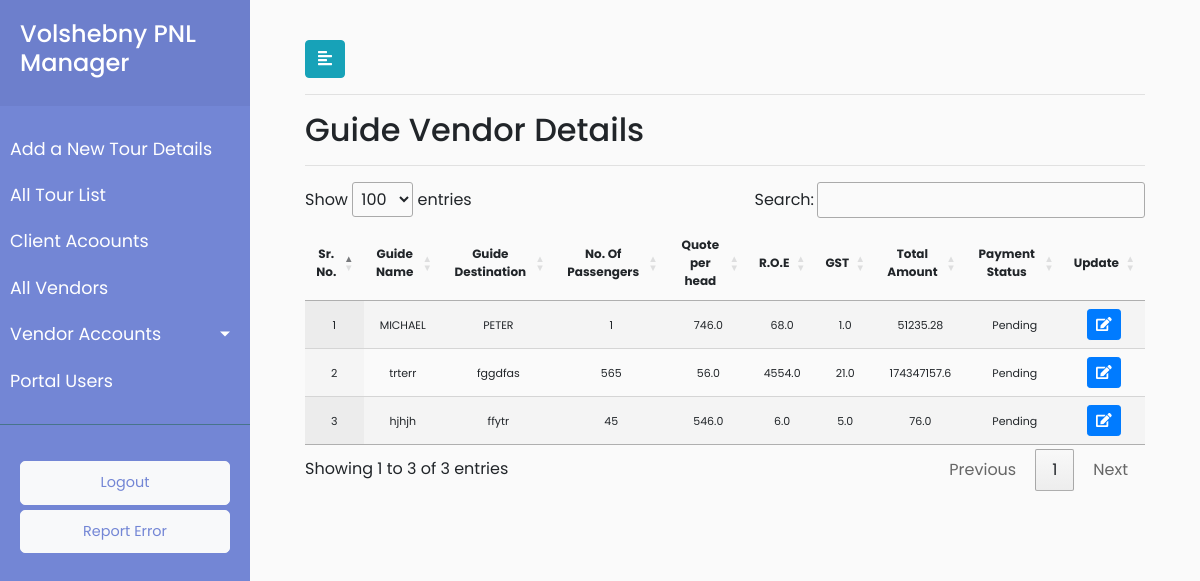
Before: /vendor/details/guide/18/Pending/ (signed in) with the older database file.
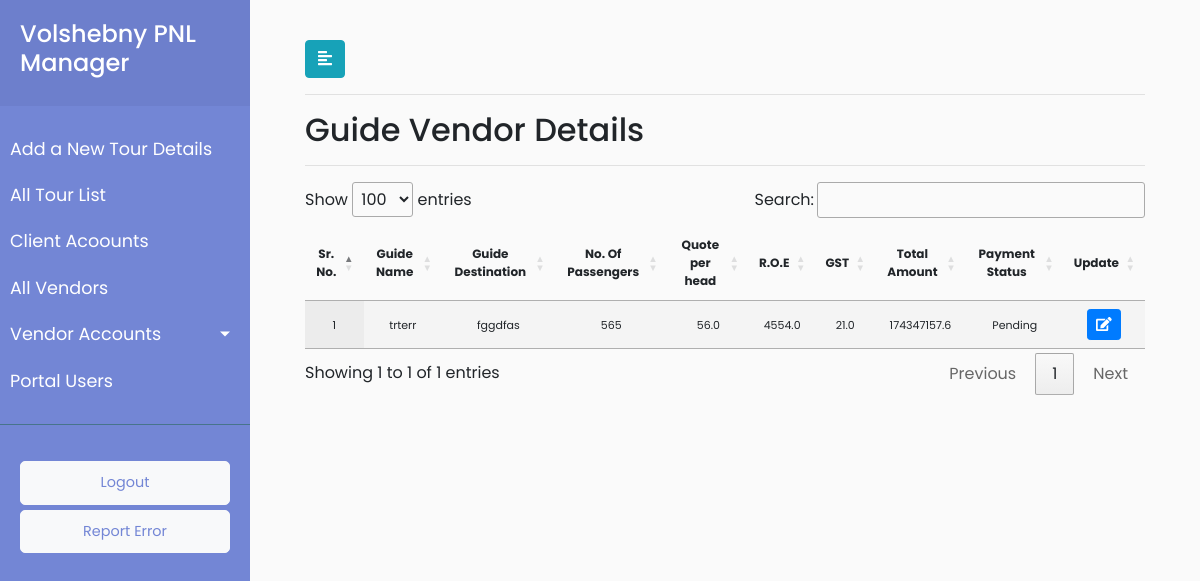
After: the same page with the newer database file.
### payment/models.py (models this page shows, shortened)
class Service(models.Model):
        payment_status=(('Pending','Pending'),('Done','Done'))
        service_vendor_id = models.ForeignKey(Vendor, on_delete = models.CASCADE,default="2")
        service_number_of_passengers =  models.CharField(max_length=920,blank=True)
        service_quote_per_head = models.FloatField(blank=True)
        service_roe = models.FloatField(blank=True)
        service_gst = models.FloatField(blank=True)
        service_total_amount =  models.FloatField(default=0.0,blank=True)
        service_payment_method = models.CharField(max_length=920,default="")
        service_vendor_payment_status = models.CharField(choices=payment_status,max_length=920,default="Pending")
        objects = InheritanceManager()
        service_id = models.ForeignKey(Groupdescription, on_delete = models.CASCADE,default="11")

class Guide(Service):
        service_type = models.CharField(max_length=920,default="Guide Service")
        Guide_Name = models.CharField(max_length=920)
        Guide_Destination = models.CharField(max_length=920)
        guide_date = models.DateTimeField(default=timezone.now)
        class Meta:
                verbose_name_plural = "Guide"
                verbose_name = "Guide"

class Service(models.Model):
        payment_status=(('Pending','Pending'),('Done','Done'))
        service_vendor_id = models.ForeignKey(Vendor, on_delete = models.CASCADE,default="2")
        service_number_of_passengers =  models.CharField(max_length=920,blank=True)
        service_quote_per_head = models.FloatField(blank=True)
        service_roe = models.FloatField(blank=True)
        service_gst = models.FloatField(blank=True)
        service_total_amount =  models.FloatField(default=0.0,blank=True)
        service_payment_method = models.CharField(max_length=920,default="")
        service_vendor_payment_status = models.CharField(choices=payment_status,max_length=920,default="Pending")
        objects = InheritanceManager()
        service_id = models.ForeignKey(Groupdescription, on_delete = models.CASCADE,default="11")

### payment/views.py (the view)
# urls.py: re_path(r'^vendor/details/guide/(?P<vendor_id>[\w\-\s\(\)]+)/(?P<payment_status>\w+)/$',views.vendor_accounts_guide_details,name='vendor_accounts_guide_details'),
@login_required(login_url='/user_login')
def vendor_accounts_guide_details(request,vendor_id,payment_status):
    userrole = request.user.user_role
    vendor_pending = Guide.objects.filter(service_vendor_id=vendor_id,service_vendor_payment_status=payment_status).all()
    data = {"userrole":userrole, "guides": vendor_pending }
    return render(request, 'payment/vendor_accounts_guide_details.html',data)

### payment/templates/payment/vendor_accounts_guide_details.html (shortened to what this page needs)
{% extends 'payment/base.html' %}
{% load static %}
{% block stylesheets %}
<link rel="stylesheet" href="//cdn.datatables.net/1.10.19/css/jquery.dataTables.min.css">
{% endblock stylesheets %}
{% block content %}
<div id="content">
	<div class="container-fluid">
		<button type="button" id="sidebarCollapse" class="btn btn-info">
			<i class="fas fa-align-left"></i>
		</button>
           <hr>
               <h2>Guide Vendor Details</h2>
                <hr>
                         <div>
                       {% if guides %}
                       <table id="test_table" class="display" style="width:100%; text-align: center">
                       <thead style="font-size:12px">
                                <tr>
                                    <th class="text-center" scope="col">Sr. No.</th>
                                    <th class="text-center" scope="col">Guide Name</th>
                                    <th class="text-center" scope="col">Guide Destination</th>
                                    <th class="text-center" scope="col">No. Of Passengers</th>
                                      <th class="text-center" scope="col">Quote per head</th>
                                     <th class="text-center" scope="col">R.O.E</th>
                                     <th class="text-center" scope="col">GST</th>
                                     <th class="text-center" scope="col">Total Amount</th>
                                     <th class="text-center" scope="col">Payment Status</th>
                                    <th class="text-center" scope="col">Update</th>
                                </tr>
                            </thead>
                            <tbody style="font-size:11px">
                            {% for guide in guides %}
                                <tr>
                                    <td class="text-center" scope="row" >{{ forloop.counter }}</td>
                                    <td class="text-center">{{ guide.Guide_Name }}</td>
                                    <td class="text-center">{{ guide.Guide_Destination }}</td>
                                    <td class="text-center">{{ guide.service_number_of_passengers }}</td>
                                    <td class="text-center">{{ guide.service_quote_per_head }}</td>
                                    <td class="text-center">{{ guide.service_roe }}</td>
                                    <td class="text-center">{{ guide.service_gst }}</td>
                                    <td class="text-center">{{ guide.service_total_amount }}</td>
                                    <td class="text-center">{{ guide.service_vendor_payment_status }}</td>
                                    <td>
                            <button type="button" class="update_guide btn btn-sm btn-primary" data-id="{% url 'payment:vendor_guide_detail_update' guide.pk %}">
                                <span class="fa fa-edit"></span>
                            </button>
                        </td>
                                </tr>
                                {% endfor %}
                            </tbody>
                             </table>
                             {% else %}
			<p class="no-leads text-primary">No entry added yet.</p>
			{% endif %}
                </div>
            </div>
            </div>
{% endblock %}

Changed rows visible on the page:
removed Guide: Guide_Name "MICHAEL", Guide_Destination "PETER", service_number_of_passengers "1", service_quote_per_head "746.0", service_roe "68.0", service_gst "1.0", service_total_amount "51235.28", service_vendor_payment_status "Pending"
removed Guide: Guide_Name "hjhjh", Guide_Destination "ffytr", service_number_of_passengers "45", service_quote_per_head "546.0", service_roe "6.0", service_gst "5.0", service_total_amount "76.0", service_vendor_payment_status "Pending"
Other visible differences:
text written by a page script: "Show entries Search: Showing 1 to 3 of 3 entries Previous 1 Next" → "Show entries Search: Showing 1 to 1 of 1 entries Previous 1 Next"
